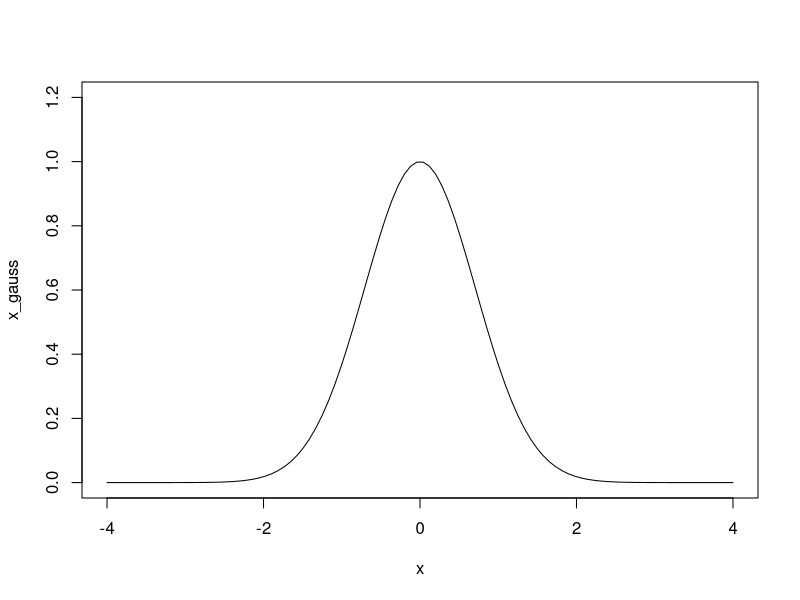
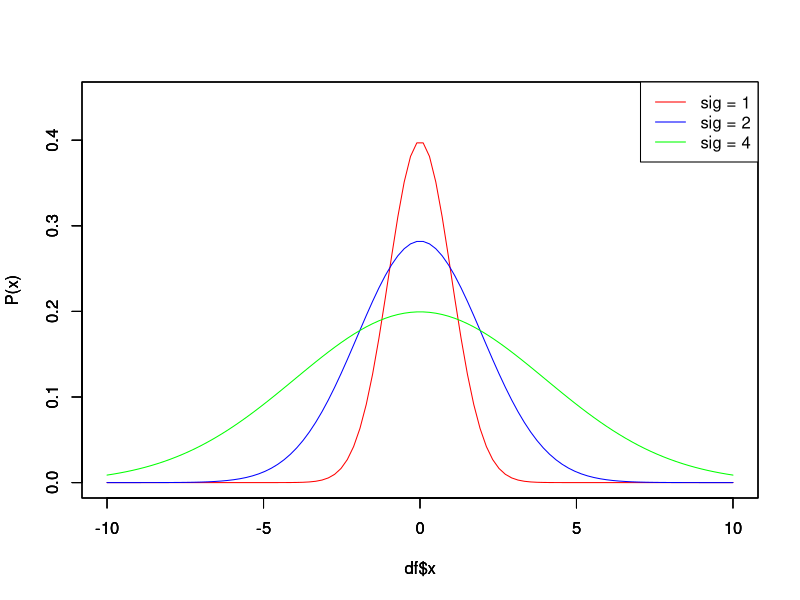
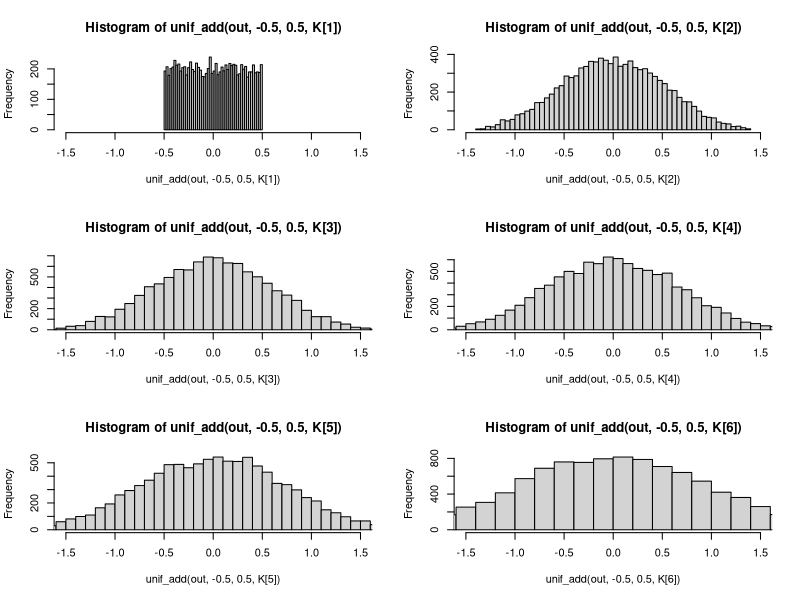
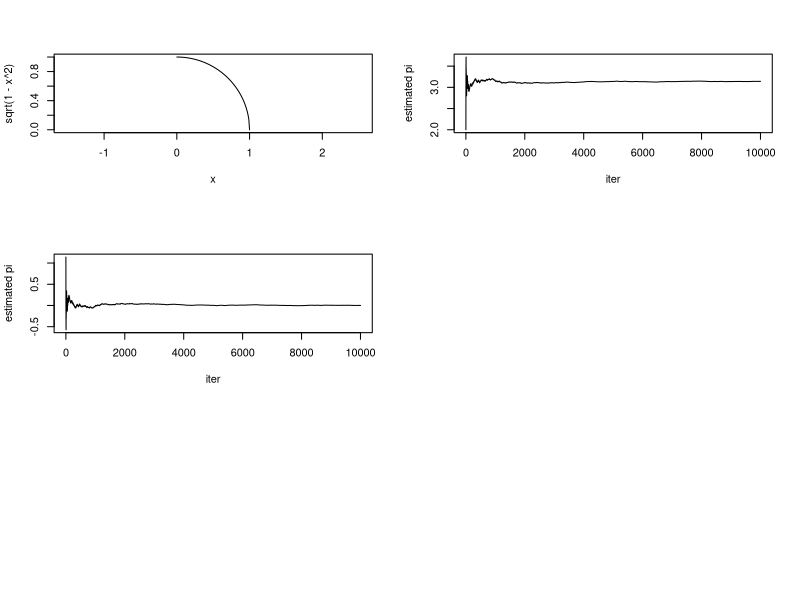

Write R code to recreate these figures, in order.
## ---- chunk 1
gaussian_func <- function(x){
  out <- exp(-x^2)
  return(out)
}
x <- seq(-4, 4, length.out = 100)
x_gauss <- gaussian_func(x)
plot(x, x_gauss, type="l", ylim = c(0, 1.2))
## ---- chunk 2
gaussian_rnd <- function(x, mu, sigma){
  out <- 1/sqrt(2*pi*sigma) * exp(-(x-mu)^2/(2*sigma^2))
  return(out)
}

x <-  seq(-10, 10, length.out = 100)

df <- data.frame(

  x = x, 
  p_x_1 = gaussian_rnd(x, mu = 0, sigma = 1),
  p_x_2 = gaussian_rnd(x, mu = 0, sigma = 2),
  p_x_4 = gaussian_rnd(x, mu = 0, sigma = 4)

)

ylim <- c(0, 0.45)
xlim <- c(-10,10)
ylab <- "P(x)"

plot(df$x, df$p_x_1, type = "l",
     ylim = ylim, xlim = xlim, col = "red", ylab = ylab)
par(new=T)
plot(df$x, df$p_x_2, type = "l",
     ylim = ylim, xlim = xlim, col = "blue", ylab = ylab)
par(new=T)
plot(df$x, df$p_x_4, type = "l",
     ylim = ylim, xlim = xlim, col = "green", ylab = ylab)
legend("topright", legend = c("sig = 1", "sig = 2", "sig = 4"),
       col = c("red", "blue", "green"),
       lty = c(1,1,1)
       )
## ---- chunk 3
out <- 10000
K <- c(1, 2, 3, 4, 5, 10)
x <- seq(-1.5, 1.5, length.out = out)
axis_x <- data.frame(
  axis1 = x / sqrt(K[1]),
  axis2 = x / sqrt(K[2]),
  axis3 = x / sqrt(K[3]),
  axis4 = x / sqrt(K[4]),
  axis5 = x / sqrt(K[5]),
  axis100 = x / sqrt(K[6])
)
# ガウス乱数の設定
s <- sqrt(K)

# 描画の設定
xlim <- c(-1.5, 1.5)

# 
unif_add <- function(x, a, b, K){
  out <- runif(x, min = a, max = b)
  if(K == 1){
    return(out)
  }else{
    for(i in 1:K){
      set.seed(i+K)
      out <- out + runif(x, min = a, max = b)
    }
    return(out)
  }
}


par(mfrow = c(3, 2))
hist(unif_add(out, -0.5, 0.5, K[1]), xlim = xlim, breaks = 40)
hist(unif_add(out, -0.5, 0.5, K[2]), xlim = xlim, breaks = 40)
hist(unif_add(out, -0.5, 0.5, K[3]), xlim = xlim, breaks = 40)
hist(unif_add(out, -0.5, 0.5, K[4]), xlim = xlim, breaks = 40)
hist(unif_add(out, -0.5, 0.5, K[5]), xlim = xlim, breaks = 40)
hist(unif_add(out, -0.5, 0.5, K[6]), xlim = xlim, breaks = 40)
## ---- chunk 4
curve(sqrt(1-x^2), xlim = c(0, 1), ylim = c(0, 1), asp=1)

n_iter <- 10000
set.seed(42)
n_in <- 0.5

pi_est <- numeric()

for(i in 1:(n_iter+1)){
  x <- runif(1)
  y <- runif(1)
  
  if(x^2 + y^2 < 1){
    n_in <- n_in + 1
  }
  pi_est[i] <-4 *  n_in / i
}

# シンプルな結果の記述
plot(c(1:(n_iter+1)), pi_est, type="l", xlab = "iter", ylab = "estimated pi")
print(tail(pi_est))

# 誤差を出す
err <- pi - pi_est
plot(c(1:(n_iter+1)),err, type="l", xlab = "iter", ylab = "estimated pi")
print(head(err))
print(tail(err))
